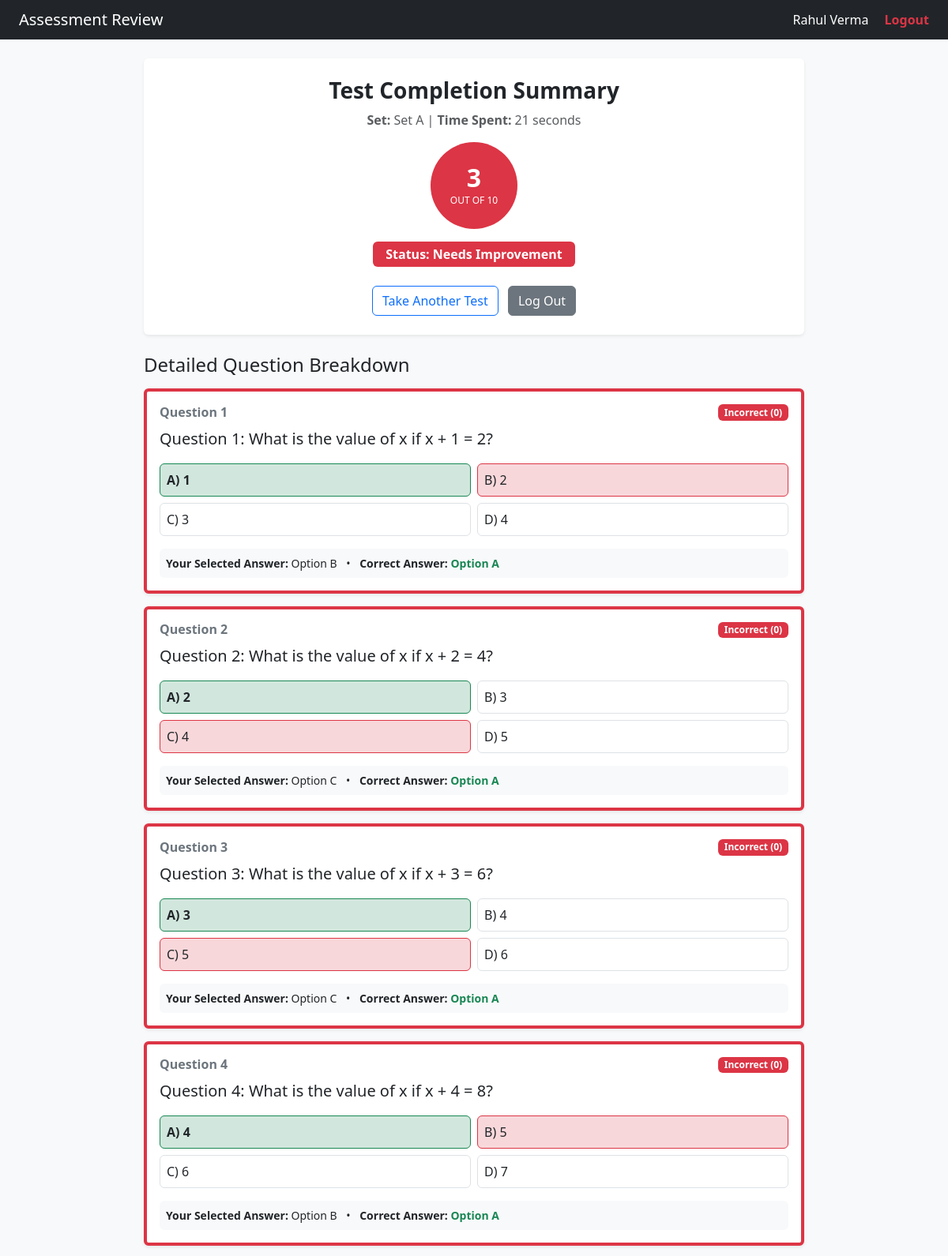
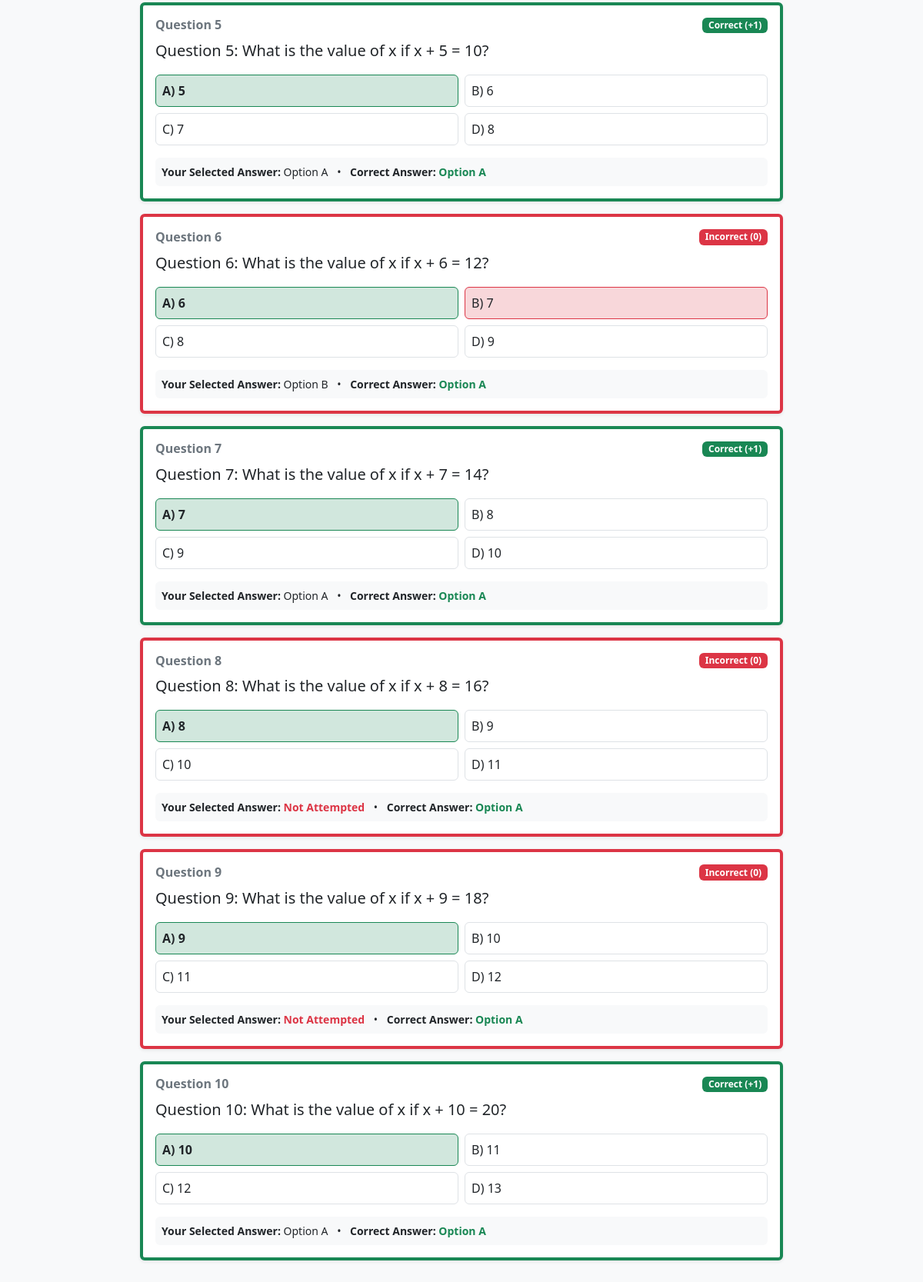
The page /result/6 (signed in) on the database its author committed (2 pictures, top to bottom).
### models.py (models this page shows)
class QuestionSet(db.Model):
    __tablename__ = 'question_sets'
    id = db.Column(db.Integer, primary_key=True)
    chapter_id = db.Column(db.Integer, db.ForeignKey('chapters.id'), nullable=False)
    set_title = db.Column(db.String(50), nullable=False)  # e.g., "Set A"
    time_limit = db.Column(db.Integer, default=10, nullable=False)  # minutes
    total_marks = db.Column(db.Integer, default=10, nullable=False)
    questions = db.relationship('Question', backref='set_parent', lazy=True)

class TestResult(db.Model):
    __tablename__ = 'test_results'
    id = db.Column(db.Integer, primary_key=True)
    student_id = db.Column(db.Integer, db.ForeignKey('users.id'), nullable=False)
    set_id = db.Column(db.Integer, db.ForeignKey('question_sets.id'), nullable=False)
    score = db.Column(db.Integer, nullable=False)  # out of 10
    time_taken_seconds = db.Column(db.Integer, nullable=False)
    submitted_at = db.Column(db.DateTime, default=datetime.utcnow)
    student = db.relationship('User', backref='results', lazy=True)
    question_set = db.relationship('QuestionSet', backref='results', lazy=True)

class StudentAnswer(db.Model):
    __tablename__ = 'student_answers'
    id = db.Column(db.Integer, primary_key=True)
    result_id = db.Column(db.Integer, db.ForeignKey('test_results.id'), nullable=False)
    question_id = db.Column(db.Integer, db.ForeignKey('questions.id'), nullable=False)
    selected_option = db.Column(db.String(1), nullable=True)  # 'A', 'B', 'C', 'D', or None
    is_correct = db.Column(db.Boolean, nullable=False, default=False)
    test_result = db.relationship('TestResult', backref='detailed_answers', lazy=True)
    question = db.relationship('Question', backref='student_responses', lazy=True)

class Question(db.Model):
    __tablename__ = 'questions'
    id = db.Column(db.Integer, primary_key=True)
    set_id = db.Column(db.Integer, db.ForeignKey('question_sets.id'), nullable=False)
    question_text = db.Column(db.Text, nullable=False)
    option_a = db.Column(db.Text, nullable=False)
    option_b = db.Column(db.Text, nullable=False)
    option_c = db.Column(db.Text, nullable=False)
    option_d = db.Column(db.Text, nullable=False)
    correct_option = db.Column(db.String(1), nullable=False)  # 'A', 'B', 'C', or 'D'

### app.py (the view)
@app.route('/result/<int:result_id>')
def result(result_id):
    if 'user_id' not in session:
        return redirect(url_for('login'))
    res = TestResult.query.get_or_404(result_id)
    answers = StudentAnswer.query.filter_by(result_id=res.id).all()
    return render_template('result.html', result=res, answers=answers)

### templates/result.html (shortened to what this page needs)
<!DOCTYPE html>
<html lang="en">
<head>
  <link href="https://cdn.jsdelivr.net/npm/bootstrap@5.3.3/dist/css/bootstrap.min.css" rel="stylesheet">
</head>
<body class="bg-light pb-5">
<nav class="navbar navbar-dark bg-dark px-4 mb-4">
  <span class="navbar-brand mb-0 h1">Assessment Review</span>
  <div>
    <span class="text-white me-3">{{ session.get('full_name') }}</span>
    <a href="/logout" class="text-danger text-decoration-none fw-bold">Logout</a>
  </div>
</nav>
<div class="container" style="max-width: 860px;">
  <div class="card shadow-sm border-0 mb-4 text-center p-4 bg-white">
    <h3 class="fw-bold mb-2">Test Completion Summary</h3>
    <p class="text-muted mb-3">
      <strong>Set:</strong> {{ result.question_set.set_title }} |
      <strong>Time Spent:</strong> {{ result.time_taken_seconds }} seconds
    </p>
    <div class="d-inline-flex justify-content-center align-items-center mb-3">
      <div class="p-3 rounded-circle bg-{{ 'success' if result.score >= 5 else 'danger' }} text-white" style="width: 110px; height: 110px; display: flex; flex-direction: column; justify-content: center; align-items: center;">
        <span class="h2 mb-0 fw-bold">{{ result.score }}</span>
        <small class="text-uppercase" style="font-size: 0.75rem;">out of 10</small>
      </div>
    </div>
    <div>
      {% if result.score >= 5 %}
        <span class="badge bg-success fs-6 px-3 py-2">Status: Passed</span>
      {% else %}
        <span class="badge bg-danger fs-6 px-3 py-2">Status: Needs Improvement</span>
      {% endif %}
    </div>
    <div class="mt-4">
      <a href="/select-exam" class="btn btn-outline-primary me-2">Take Another Test</a>
      <a href="/logout" class="btn btn-secondary">Log Out</a>
    </div>
  </div>
  <h4 class="mb-3">Detailed Question Breakdown</h4>
  {% if answers %}
    {% for ans in answers %}
      <div class="card shadow-sm mb-3 border-start border-4 border-{{ 'success' if ans.is_correct else 'danger' }}">
        <div class="card-body">
          <div class="d-flex justify-content-between align-items-center mb-2">
            <h6 class="fw-bold mb-0 text-secondary">Question {{ loop.index }}</h6>
            {% if ans.is_correct %}
              <span class="badge bg-success">Correct (+1)</span>
            {% else %}
              <span class="badge bg-danger">Incorrect (0)</span>
            {% endif %}
          </div>
          <p class="fs-5 mb-3">{{ ans.question.question_text }}</p>
          <div class="row g-2 mb-3">
            <div class="col-md-6">
              <div class="p-2 border rounded {% if ans.question.correct_option == 'A' %}bg-success-subtle border-success fw-bold{% elif ans.selected_option == 'A' and not ans.is_correct %}bg-danger-subtle border-danger{% endif %}">
                A) {{ ans.question.option_a }}
              </div>
            </div>
            <div class="col-md-6">
              <div class="p-2 border rounded {% if ans.question.correct_option == 'B' %}bg-success-subtle border-success fw-bold{% elif ans.selected_option == 'B' and not ans.is_correct %}bg-danger-subtle border-danger{% endif %}">
                B) {{ ans.question.option_b }}
              </div>
            </div>
            <div class="col-md-6">
              <div class="p-2 border rounded {% if ans.question.correct_option == 'C' %}bg-success-subtle border-success fw-bold{% elif ans.selected_option == 'C' and not ans.is_correct %}bg-danger-subtle border-danger{% endif %}">
                C) {{ ans.question.option_c }}
              </div>
            </div>
            <div class="col-md-6">
              <div class="p-2 border rounded {% if ans.question.correct_option == 'D' %}bg-success-subtle border-success fw-bold{% elif ans.selected_option == 'D' and not ans.is_correct %}bg-danger-subtle border-danger{% endif %}">
                D) {{ ans.question.option_d }}
              </div>
            </div>
          </div>
          <div class="small bg-light p-2 rounded">
            <span><strong>Your Selected Answer:</strong>
              {% if ans.selected_option %}
                Option {{ ans.selected_option }}
              {% else %}
                <span class="text-danger fw-bold">Not Attempted</span>
              {% endif %}
            </span>
            <span class="mx-2">•</span>
            <span><strong>Correct Answer:</strong> <span class="text-success fw-bold">Option {{ ans.question.correct_option }}</span></span>
          </div>
        </div>
      </div>
    {% endfor %}
  {% else %}
    <div class="alert alert-info text-center py-4">
      Detailed answer logs are only available for newly submitted assessments.
    </div>
  {% endif %}
</div>
</body>
</html>

### rows shown on the page
QuestionSet: question_set.set_title "Set A"
TestResult: time_taken_seconds "21", score "3"
StudentAnswer: is_correct "Incorrect (0)", question.question_text "Question 1: What is the value of x if x + 1 = 2?", question.option_a "1", question.option_b "2", question.option_c "3", question.option_d "4", selected_option "B", question.correct_option "A"
StudentAnswer: is_correct "Incorrect (0)", question.question_text "Question 2: What is the value of x if x + 2 = 4?", question.option_a "2", question.option_b "3", question.option_c "4", question.option_d "5", selected_option "C", question.correct_option "A"
StudentAnswer: is_correct "Incorrect (0)", question.question_text "Question 3: What is the value of x if x + 3 = 6?", question.option_a "3", question.option_b "4", question.option_c "5", question.option_d "6", selected_option "C", question.correct_option "A"
StudentAnswer: is_correct "Incorrect (0)", question.question_text "Question 4: What is the value of x if x + 4 = 8?", question.option_a "4", question.option_b "5", question.option_c "6", question.option_d "7", selected_option "B", question.correct_option "A"
StudentAnswer: is_correct "Correct (+1)", question.question_text "Question 5: What is the value of x if x + 5 = 10?", question.option_a "5", question.option_b "6", question.option_c "7", question.option_d "8", selected_option "A", question.correct_option "A"
StudentAnswer: is_correct "Incorrect (0)", question.question_text "Question 6: What is the value of x if x + 6 = 12?", question.option_a "6", question.option_b "7", question.option_c "8", question.option_d "9", selected_option "B", question.correct_option "A"
StudentAnswer: is_correct "Correct (+1)", question.question_text "Question 7: What is the value of x if x + 7 = 14?", question.option_a "7", question.option_b "8", question.option_c "9", question.option_d "10", selected_option "A", question.correct_option "A"
StudentAnswer: is_correct "Incorrect (0)", question.question_text "Question 8: What is the value of x if x + 8 = 16?", question.option_a "8", question.option_b "9", question.option_c "10", question.option_d "11", shows "Not Attempted", question.correct_option "A"
StudentAnswer: is_correct "Incorrect (0)", question.question_text "Question 9: What is the value of x if x + 9 = 18?", question.option_a "9", question.option_b "10", question.option_c "11", question.option_d "12", shows "Not Attempted", question.correct_option "A"
StudentAnswer: is_correct "Correct (+1)", question.question_text "Question 10: What is the value of x if x + 10 = 20?", question.option_a "10", question.option_b "11", question.option_c "12", question.option_d "13", selected_option "A", question.correct_option "A"

### other values the page prints
{{ session.get('full_name') }} "Rahul Verma"
